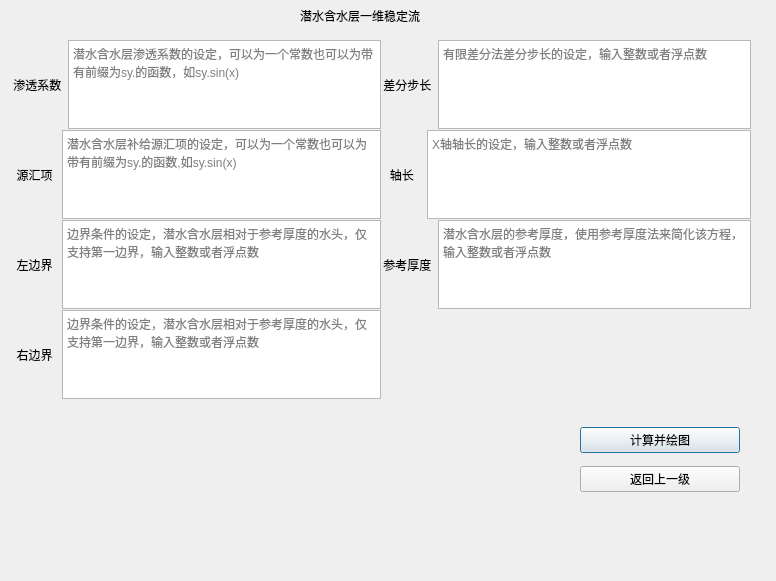
<?xml version="1.0" encoding="UTF-8"?>
<ui version="4.0">
 <class>one_dimension_unconfined_aquifer_stable_flow</class>
 <widget class="QDialog" name="one_dimension_unconfined_aquifer_stable_flow">
  <property name="windowModality">
   <enum>Qt::NonModal</enum>
  </property>
  <property name="geometry">
   <rect>
    <x>0</x>
    <y>0</y>
    <width>776</width>
    <height>581</height>
   </rect>
  </property>
  <property name="windowTitle">
   <string>one dimension unconfined aquifer stable flow</string>
  </property>
  <property name="modal">
   <bool>false</bool>
  </property>
  <widget class="QLabel" name="label">
   <property name="geometry">
    <rect>
     <x>300</x>
     <y>0</y>
     <width>181</width>
     <height>31</height>
    </rect>
   </property>
   <property name="text">
    <string>潜水含水层一维稳定流</string>
   </property>
  </widget>
  <widget class="QWidget" name="horizontalLayoutWidget">
   <property name="geometry">
    <rect>
     <x>10</x>
     <y>40</y>
     <width>371</width>
     <height>89</height>
    </rect>
   </property>
   <layout class="QHBoxLayout" name="horizontalLayout">
    <item>
     <widget class="QLabel" name="label_2">
      <property name="text">
       <string> 渗透系数</string>
      </property>
     </widget>
    </item>
    <item>
     <widget class="QTextEdit" name="hydraulic_conductivity">
      <property name="placeholderText">
       <string>潜水含水层渗透系数的设定，可以为一个常数也可以为带有前缀为sy.的函数，如sy.sin(x)</string>
      </property>
     </widget>
    </item>
   </layout>
  </widget>
  <widget class="QWidget" name="horizontalLayoutWidget_2">
   <property name="geometry">
    <rect>
     <x>10</x>
     <y>130</y>
     <width>371</width>
     <height>89</height>
    </rect>
   </property>
   <layout class="QHBoxLayout" name="horizontalLayout_2">
    <item>
     <widget class="QLabel" name="label_3">
      <property name="text">
       <string>  源汇项 </string>
      </property>
     </widget>
    </item>
    <item>
     <widget class="QTextEdit" name="leakage_recharge">
      <property name="placeholderText">
       <string>潜水含水层补给源汇项的设定，可以为一个常数也可以为带有前缀为sy.的函数,如sy.sin(x)</string>
      </property>
     </widget>
    </item>
   </layout>
  </widget>
  <widget class="QWidget" name="horizontalLayoutWidget_3">
   <property name="geometry">
    <rect>
     <x>10</x>
     <y>220</y>
     <width>371</width>
     <height>89</height>
    </rect>
   </property>
   <layout class="QHBoxLayout" name="horizontalLayout_3">
    <item>
     <widget class="QLabel" name="label_4">
      <property name="text">
       <string>  左边界 </string>
      </property>
     </widget>
    </item>
    <item>
     <widget class="QTextEdit" name="l_boundary">
      <property name="placeholderText">
       <string>边界条件的设定，潜水含水层相对于参考厚度的水头，仅支持第一边界，输入整数或者浮点数</string>
      </property>
     </widget>
    </item>
   </layout>
  </widget>
  <widget class="QWidget" name="horizontalLayoutWidget_4">
   <property name="geometry">
    <rect>
     <x>10</x>
     <y>310</y>
     <width>371</width>
     <height>89</height>
    </rect>
   </property>
   <layout class="QHBoxLayout" name="horizontalLayout_4">
    <item>
     <widget class="QLabel" name="label_5">
      <property name="text">
       <string>  右边界 </string>
      </property>
     </widget>
    </item>
    <item>
     <widget class="QTextEdit" name="r_boundary">
      <property name="placeholderText">
       <string>边界条件的设定，潜水含水层相对于参考厚度的水头，仅支持第一边界，输入整数或者浮点数</string>
      </property>
     </widget>
    </item>
   </layout>
  </widget>
  <widget class="QWidget" name="verticalLayoutWidget">
   <property name="geometry">
    <rect>
     <x>580</x>
     <y>420</y>
     <width>160</width>
     <height>80</height>
    </rect>
   </property>
   <layout class="QVBoxLayout" name="verticalLayout">
    <item>
     <widget class="QPushButton" name="draw">
      <property name="text">
       <string>计算并绘图</string>
      </property>
     </widget>
    </item>
    <item>
     <widget class="QPushButton" name="back">
      <property name="text">
       <string>返回上一级</string>
      </property>
     </widget>
    </item>
   </layout>
  </widget>
  <widget class="QWidget" name="horizontalLayoutWidget_5">
   <property name="geometry">
    <rect>
     <x>380</x>
     <y>40</y>
     <width>371</width>
     <height>89</height>
    </rect>
   </property>
   <layout class="QHBoxLayout" name="horizontalLayout_5">
    <item>
     <widget class="QLabel" name="label_6">
      <property name="text">
       <string> 差分步长</string>
      </property>
     </widget>
    </item>
    <item>
     <widget class="QTextEdit" name="step_length">
      <property name="placeholderText">
       <string>有限差分法差分步长的设定，输入整数或者浮点数</string>
      </property>
     </widget>
    </item>
   </layout>
  </widget>
  <widget class="QWidget" name="horizontalLayoutWidget_6">
   <property name="geometry">
    <rect>
     <x>380</x>
     <y>130</y>
     <width>371</width>
     <height>89</height>
    </rect>
   </property>
   <layout class="QHBoxLayout" name="horizontalLayout_6">
    <item>
     <widget class="QLabel" name="label_7">
      <property name="text">
       <string>   轴长  </string>
      </property>
     </widget>
    </item>
    <item>
     <widget class="QTextEdit" name="length">
      <property name="placeholderText">
       <string>X轴轴长的设定，输入整数或者浮点数</string>
      </property>
     </widget>
    </item>
   </layout>
  </widget>
  <widget class="QWidget" name="horizontalLayoutWidget_7">
   <property name="geometry">
    <rect>
     <x>380</x>
     <y>220</y>
     <width>371</width>
     <height>89</height>
    </rect>
   </property>
   <layout class="QHBoxLayout" name="horizontalLayout_7">
    <item>
     <widget class="QLabel" name="label_8">
      <property name="text">
       <string> 参考厚度</string>
      </property>
     </widget>
    </item>
    <item>
     <widget class="QTextEdit" name="reference_thickness">
      <property name="placeholderText">
       <string>潜水含水层的参考厚度，使用参考厚度法来简化该方程，输入整数或者浮点数</string>
      </property>
     </widget>
    </item>
   </layout>
  </widget>
 </widget>
 <resources/>
 <connections/>
</ui>
